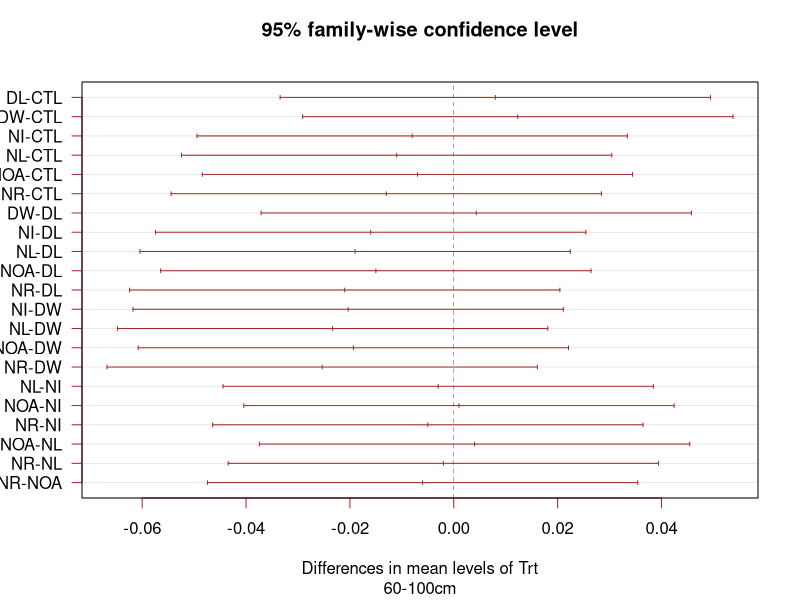
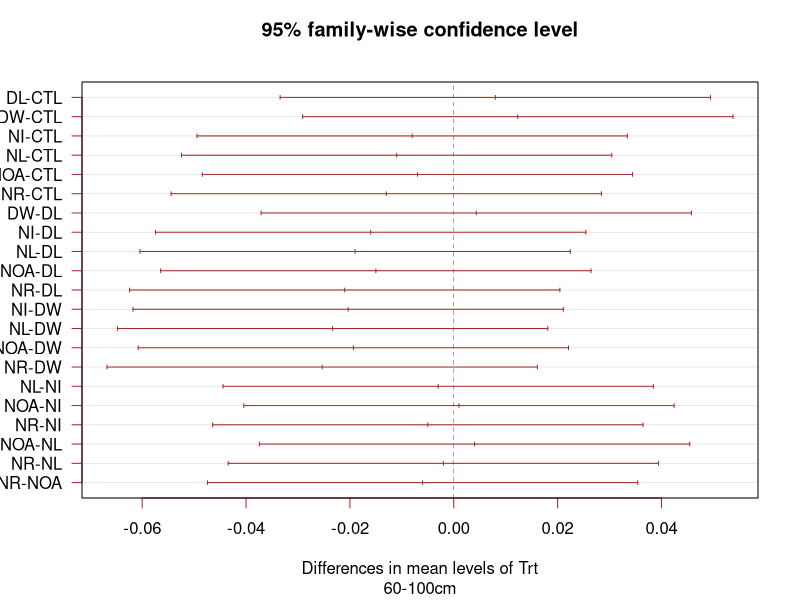

Write the R code that produced these figures, in order.
# library
library(dplyr)
library(multcompView)
library(ggplot2)

setwd("C:/github/DIRT20/Stats/DIRT20 N by depth")

master <- read.csv("HJA_DIRT_CN_yrs10-20_DNP.csv") 

data <- master %>% filter(TX_Year == 20) %>% filter(Depth == "60-100cm")


# What is the effect of the treatment on the value ?
attach(data)
model=lm(percN ~ Trt )
ANOVA=aov(model)

# Tukey test to study each pair of treatment :
TUKEY <- TukeyHSD(x=ANOVA, 'Trt', conf.level=0.95)

# Tuckey test representation :
plot(TUKEY , las=1 , col="brown", sub="60-100cm")

#Save TukeyHSD plot
jpeg('DIRT20_percN_TukeyHSD_60-100cm.jpg')
plot(TUKEY , las=1 , col="brown", sub="60-100cm")
dev.off()

#Save tukeyHSD table
write.csv(as.data.frame(TUKEY$Trt), "DIRT20_TukeyHSD_percN_60-100cm.csv")


#Quick ggplot 
#df <- data %>% group_by(Trt) %>% summarize(mean_N = mean(percN))
#ggplot(df, aes(x=Trt, y=mean_N, fill=Trt)) + geom_histogram(stat = "identity", colour="black")
